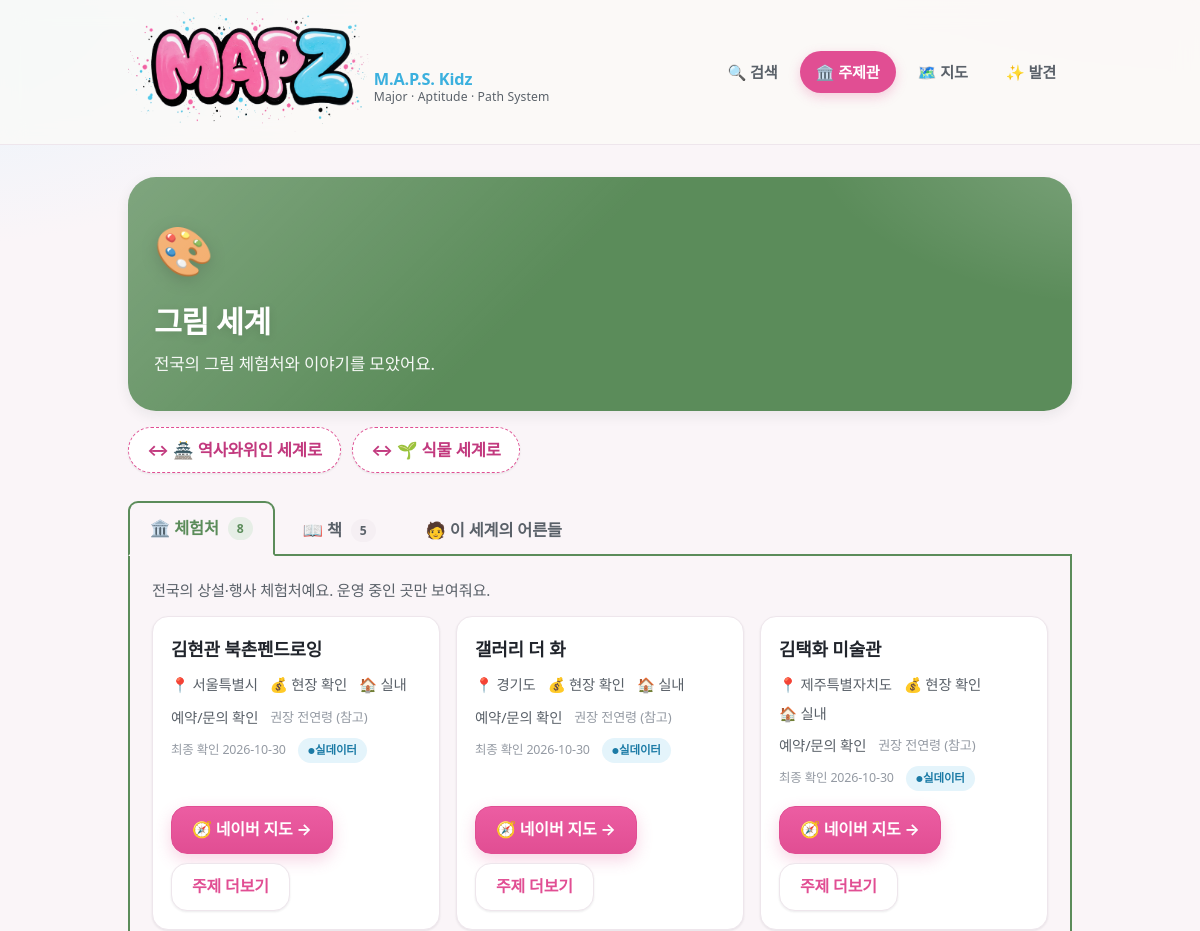
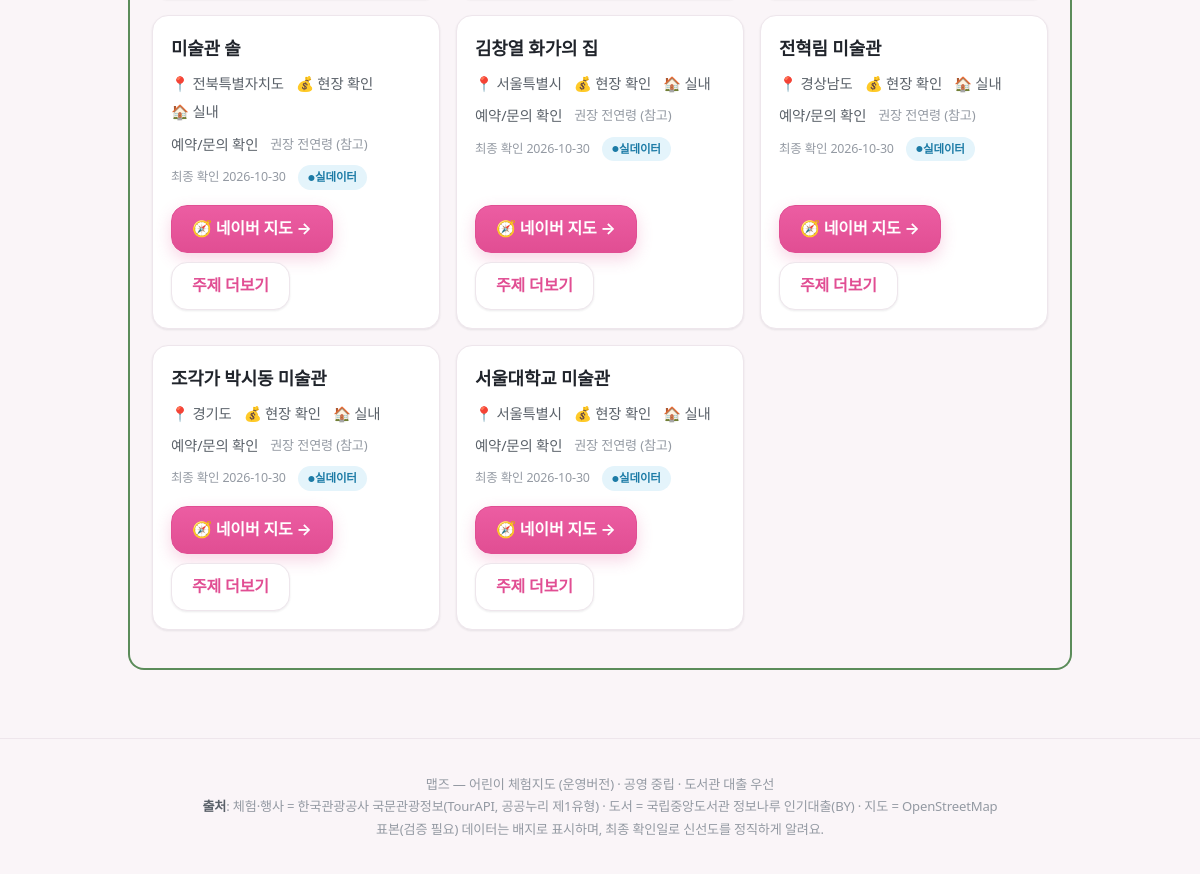
/topic/art, run on an earlier commit of the app's database (2 pictures, top to bottom).
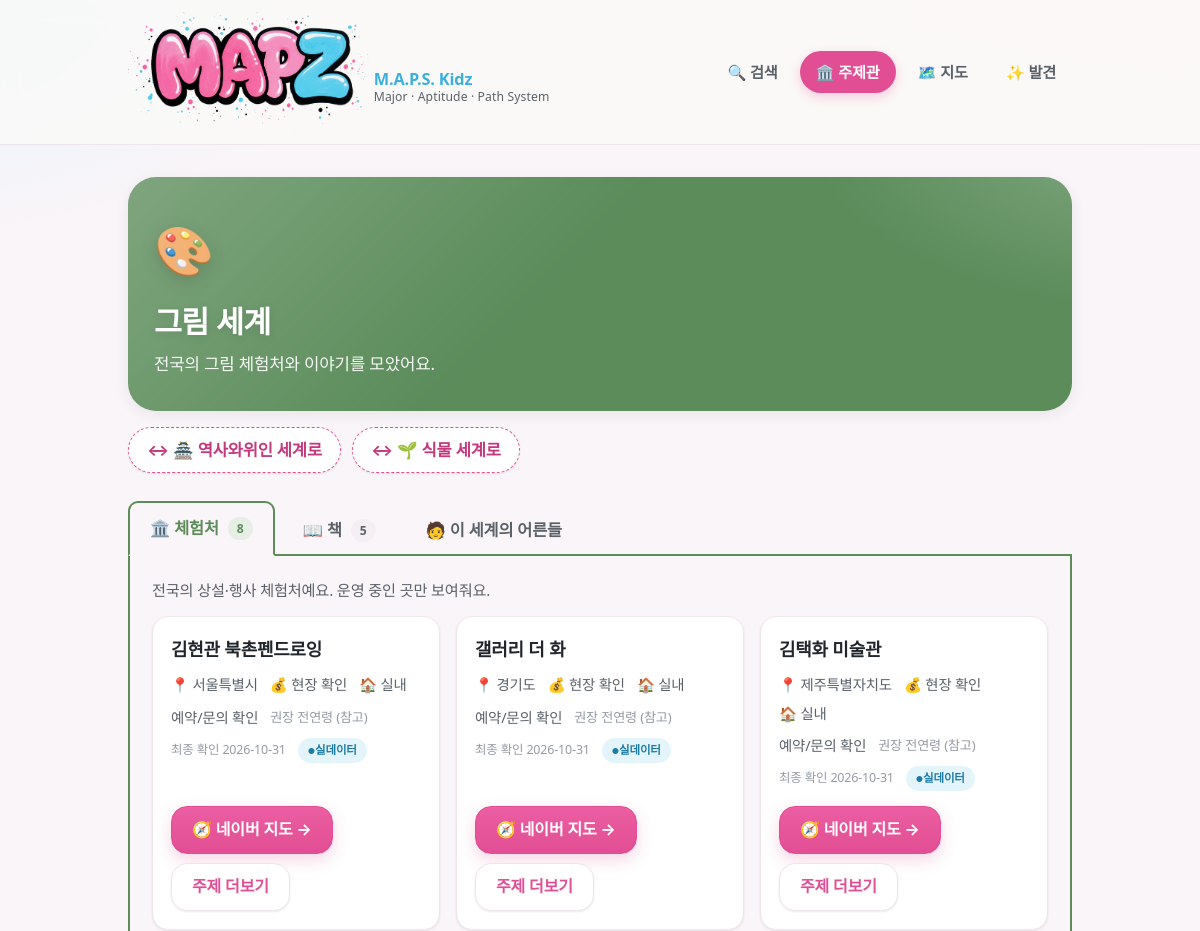
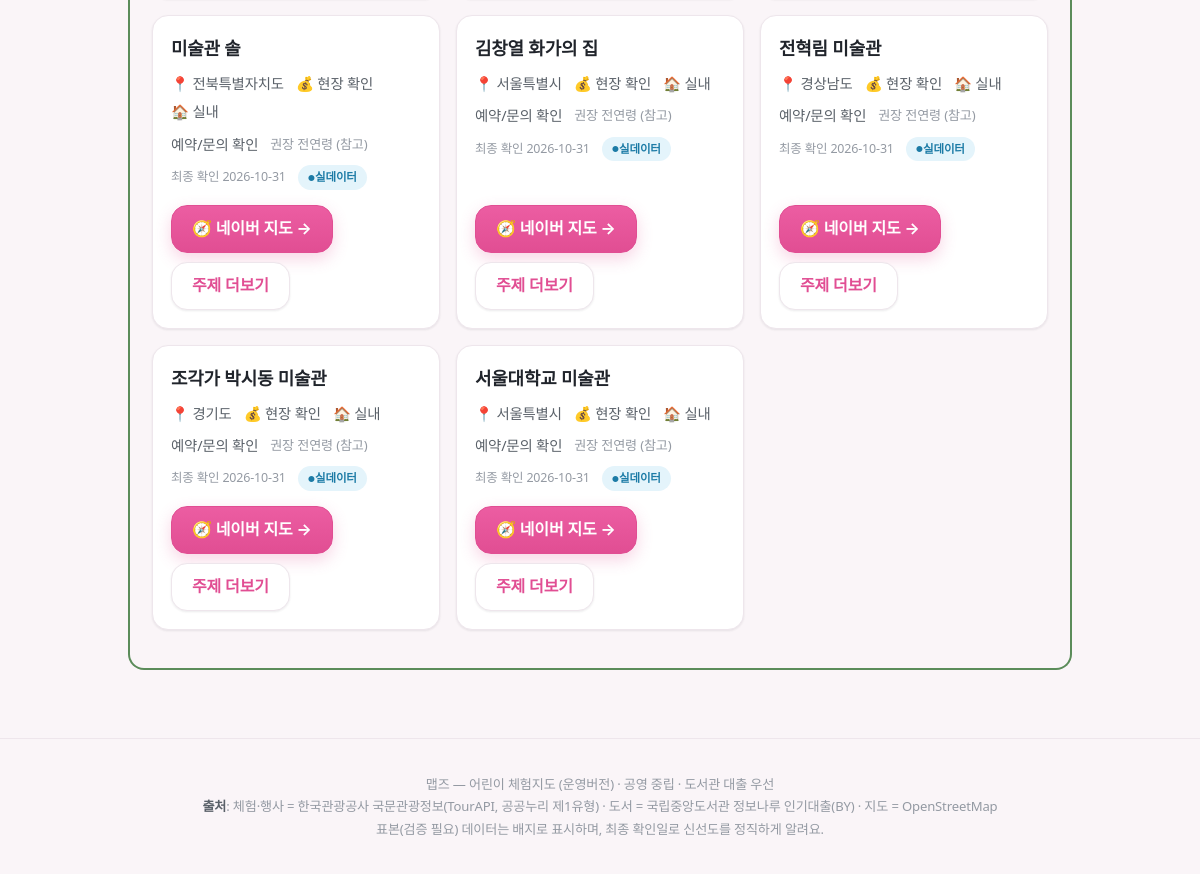
And on a later commit of the database (2 pictures, top to bottom).
### tables this page shows
CREATE TABLE topic(id TEXT PRIMARY KEY, name TEXT, synonyms TEXT, emoji TEXT,
  demand_score REAL, connection_score REAL, age_profile TEXT);

CREATE TABLE experience(id TEXT PRIMARY KEY, name TEXT, type TEXT, topic_tags TEXT,
  verb_tags TEXT, lat REAL, lng REAL, region TEXT, period_start TEXT, period_end TEXT,
  hours TEXT, age_note TEXT, duration_min INT, cost TEXT, reservation_url TEXT,
  indoor INT, parking TEXT, stroller TEXT, crowd_note TEXT, related_books TEXT,
  tel TEXT, image TEXT, source TEXT, is_seed INT, last_verified TEXT, status TEXT);

### app/main.py (the view)
@app.get("/topic/{tid}", response_class=HTMLResponse)
def page_topic(request: Request, tid: str):
    if tid not in TOPICS: return HTMLResponse("<h1>알 수 없는 주제</h1>", status_code=404)
    return templates.TemplateResponse(request, "topic.html", {"d": api_topic_detail(tid), "topic": TOPICS[tid],
        "topics_all": TOPICS, "today": today(), "active": "topic"})

### app/templates/topic.html (shortened to what this page needs)
{% extends "base.html" %}
{% import "macros.html" as m %}
{% block content %}
<div class="hero" style="background:linear-gradient(140deg,{{ topic.color }},{{ topic.color }})">
<div class="emoji-big">{{ topic.emoji }}</div>
<h1>{{ topic.name }} 세계</h1>
<p style="margin:0;opacity:.95;font-size:1.05rem">전국의 {{ topic.name }} 체험처와 이야기를 모았어요.</p>
</div>
<div class="sidestep" style="margin-top:16px">
{% for a in d.adjacency %}<a href="/topic/{{ a.topic }}">↔ {{ topics_all[a.topic].emoji }} {{ a.name }} 세계로</a>{% endfor %}
</div>
<div class="ttabs" role="tablist" aria-label="주제관 섹션" style="--tc:{{ topic.color }}">
  <button class="ttab" role="tab" aria-selected="true"  aria-controls="tp-exp"   id="tab-exp"   data-panel="tp-exp">🏛️ 체험처 <span class="cnt">{{ d.experiences|length }}</span></button>
  <button class="ttab" role="tab" aria-selected="false" aria-controls="tp-book"  id="tab-book"  data-panel="tp-book">📖 책 <span class="cnt">{{ d.books|length }}</span></button>
  <button class="ttab" role="tab" aria-selected="false" aria-controls="tp-adult" id="tab-adult" data-panel="tp-adult">🧑 이 세계의 어른들</button>
</div>
<div class="tbox" style="--tc:{{ topic.color }}">
<section class="tpanel" id="tp-exp" role="tabpanel" aria-labelledby="tab-exp" tabindex="0">
  <p class="section-note">전국의 상설·행사 체험처예요. 운영 중인 곳만 보여줘요.</p>
  <div class="cards">
  {% for x in d.experiences %}{{ m.exp_card(x) }}{% endfor %}
  </div>
</section>
</div>
{% endblock %}

### app/templates/base.html (shortened to what this page needs)
<!doctype html>
<html lang="ko">
<head>
<link rel="stylesheet" href="/static/style.css?v=9">
</head>
<body>
<header class="site"><div class="wrap">
<a class="brand" href="/" aria-label="맵즈 홈">
<img class="brand-graffiti" src="/static/logo-graffiti.png?v=3" alt="MAPZ · 맵즈 어린이 체험지도">
<span class="brand-tag"><b>M.A.P.S. Kidz</b><span>Major · Aptitude · Path System</span></span>
</a>
<nav class="tabs">
<a href="/"{% if active=='search' %} aria-current="page"{% endif %}>🔍 검색</a>
<a href="/topic/{{ (topics_all and (topics_all.keys()|list)[0]) or (topics and topics[0].id) or 'art' }}"{% if active=='topic' %} aria-current="page"{% endif %}>🏛️ 주제관</a>
<a href="/map"{% if active=='map' %} aria-current="page"{% endif %}>🗺️ 지도</a>
<a href="/discover"{% if active=='discover' %} aria-current="page"{% endif %}>✨ 발견</a>
</nav></div></header>
<main class="wrap">
{% block content %}{% endblock %}
</main>
<footer class="site">
맵즈 — 어린이 체험지도 (운영버전) · 공영 중립 · 도서관 대출 우선<br>
<b>출처</b>: 체험·행사 = 한국관광공사 국문관광정보(TourAPI, 공공누리 제1유형) · 도서 = 국립중앙도서관 정보나루 인기대출(BY) · 지도 = OpenStreetMap<br>
표본(검증 필요) 데이터는 배지로 표시하며, 최종 확인일로 신선도를 정직하게 알려요.
</footer>
</body>
</html>

### app/templates/macros.html (shortened to what this page needs)
{% macro seed_badge(is_seed) -%}
{% if is_seed %}<span class="badge-seed">표본(검증 필요)</span>{% else %}<span class="badge-live">실데이터</span>{% endif %}
{%- endmacro %}
{% macro exp_card(x) -%}
<article class="card">
<h3>{{ x.name }}</h3>
<div class="meta"><span>📍 {{ x.region }}</span><span>💰 {{ x.cost or '현장 확인' }}</span>
<span>{{ '🏠 실내' if x.indoor else '🌳 야외' }}</span>{% if x.tel %}<span>📞 {{ x.tel }}</span>{% endif %}</div>
<div class="meta"><span>{{ '예약/문의 확인' if not x.tel else '전화 문의 가능' }}</span>
<span class="age">권장 {{ x.age_note or '전연령' }} (참고)</span></div>
<div class="meta"><span class="verified">최종 확인 {{ x.last_verified }}</span> {{ seed_badge(x.is_seed) }}</div>
<div class="cta-row"><a class="btn" href="{{ x.maplink }}" target="_blank" rel="noopener">🧭 네이버 지도 →</a>
<a class="btn ghost" href="/topic/{{ x.topic_tags[0] }}">주제 더보기</a></div>
</article>
{%- endmacro %}

What changed in the data, as far as the page shows it:
changed experience "김현관 북촌펜드로잉": last_verified "2026-10-30" → "2026-10-31"
changed experience "갤러리 더 화": last_verified "2026-10-30" → "2026-10-31"
changed experience "김택화 미술관": last_verified "2026-10-30" → "2026-10-31"
changed experience "미술관 솔": last_verified "2026-10-30" → "2026-10-31"
changed experience "김창열 화가의 집": last_verified "2026-10-30" → "2026-10-31"
changed experience "전혁림 미술관": last_verified "2026-10-30" → "2026-10-31"
changed experience "조각가 박시동 미술관": last_verified "2026-10-30" → "2026-10-31"
changed experience "서울대학교 미술관": last_verified "2026-10-30" → "2026-10-31"
